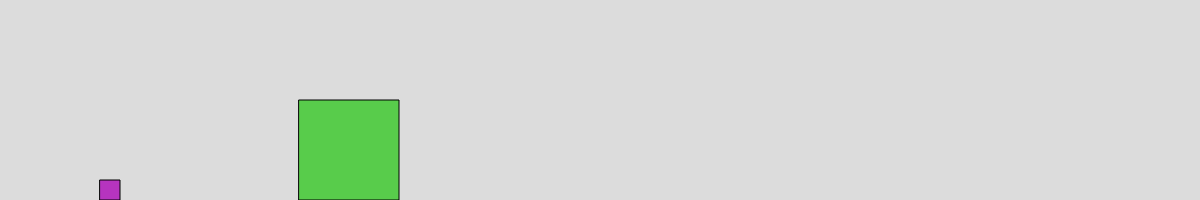
Frame 1 (no input)
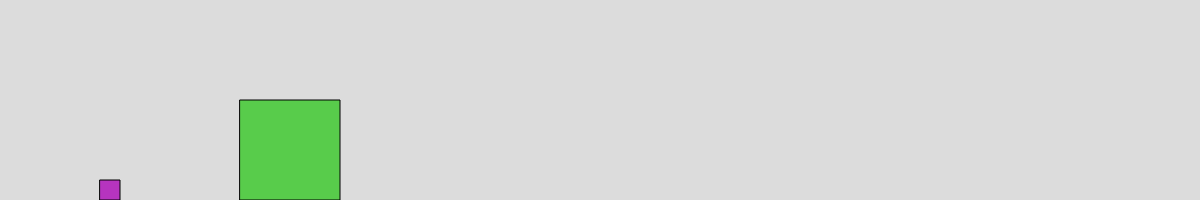
Frame 60 (no input)
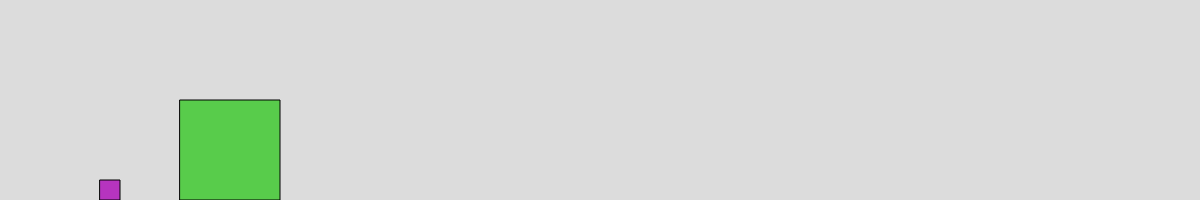
Frame 120 (the mouse pressed at the canvas centre since frame 60)

The p5.js sketch that drew these frames (run headless with seeded random() and noise() and a simulated clock; from frame 60 on, the mouse is pressed at the canvas centre):

// p5.js sketch
// ── sketch.js
let canvas;

let blockImg;
let block1;
let block2;
let count = 0;
let m1 = 1;
let v1 = 0;
let v2 = 1;
let piDigits = 3;
const timeSteps = 1000;

let titleDiv;
let countDiv;
let formulaDiv;
let digitDiv;

let digitSlider;

let newButton;
let pauseButton;

let pause = false;

function setup() {
  canvas = createCanvas(windowWidth, 200);
  canvas.position(0, 50);
  block1 = new Block(100, 20, v1, m1, 0);
  block2 = new Block(300, 100, -v2/timeSteps, pow(m1*100, piDigits-1), 20);

  titleDiv = createDiv("3.14159 with collisions");
  titleDiv.position(10,10);
  titleDiv.style('font-size', '24px');
  titleDiv.style('font-family','Ubuntu, sans-serif');
  titleDiv.style('color',color(51));

  countDiv = createDiv("Collisions: <span style = 'color:rgb(255,0,100);'>" + count + "</span>");
  countDiv.position(10, height + canvas.y + 10);
  countDiv.style('font-size', '24px');
  countDiv.style('font-family','Ubuntu, sans-serif');
  countDiv.style('color',color(51));

  formulaDiv = createDiv("Mass: m1 = m2*100^(pi digits-1)<br>" +
  "Velocity: v'1 = v1*(m1-m2)/(m1+m2) + v2*(2*m2)/(m1+m2)");
  formulaDiv.position(10, height + canvas.y + 40);
  formulaDiv.style('font-size', '16px');
  formulaDiv.style('font-family','Ubuntu, sans-serif');
  formulaDiv.style('color',color(51));

  digitDiv = createDiv("Pi digits: " + piDigits);
  digitDiv.position(10, height + canvas.y + 100);
  digitDiv.style('font-size', '16px');
  digitDiv.style('font-family','Ubuntu, sans-serif');
  digitDiv.style('color',color(51));

  digitSlider = createSlider(1, 6, piDigits, 1);
  digitSlider.position(10, height + canvas.y + 115);

  newButton = createButton("NEW");
  newButton.position(digitSlider.width + digitSlider.x + 10, digitSlider.y);
  newButton.mousePressed(newCollisions);

  pauseButton = createButton("PAUSE");
  pauseButton.position(newButton.width + newButton.x + 10, newButton.y);
  pauseButton.mousePressed(pauseCollisions);
}

function draw() {
    if(!pause){
      background(220);
      for(i = 0; i < timeSteps; i++){
        if(block1.collide(block2)){
          const v1 = block1.bounce(block2);
          const v2 = block2.bounce(block1);
          block1.velocity = v1;
          block2.velocity = v2;
          count++;
          countDiv.html("Collisions: <span style = 'color:rgb(255,0,100);'>" + count + "</span>");
        }
        if(block1.hitWall()){
          block1.reverse();
          count++;
          countDiv.html("Collisions: <span style = 'color:rgb(255,0,100);'>" + count + "</span>");
        }
        block1.update();
        block2.update();
      }
      block1.show();
      block2.show();
    }
    digitDiv.html("Pi digits: " + digitSlider.value());
}

function newCollisions() {
  piDigits = digitSlider.value();
  block1 = new Block(100, 20, v1, m1, 0);
  block2 = new Block(300, 100, -v2/timeSteps, pow(m1*100, piDigits-1), 20);
  count = 0;
  countDiv.html("Collisions: <span style = 'color:rgb(255,0,100);'>" + count + "</span>");
  pause = false;
  pauseButton.style('color',color(51));
}

function pauseCollisions() {
  pause = !pause;
  if(pause){
    pauseButton.style('color',color(255, 0, 100));
  }else{
    pauseButton.style('color',color(51));
  }
}

/*

Div = createDiv("");
Div.position(,);
Div.style('font-size', '16px');
Div.style('font-family','Ubuntu, sans-serif');
Div.style('color',color(51));
// let val = Div.html(); //get
// Div.html(""); //set

Button = createButton("");
Button.position(,);
Button.style('font-size', '16px');
Button.style('font-family','Ubuntu, sans-serif');
Button.style('color',color(51));
Button.mousePressed(function);

Slider = createSlider(1, 3, 2, 1);
Slider.position(,);
// let val = Slider.value(); //get
// Slider.value(int); //set

Input = createInput("");
Input.position(,);
Input.size(50);
Input.value("");
// let val = Input.value(); //get
// Input.value(""); //set

Checkbox = createCheckbox("", boolean);
Checkbox.position(,);
// let val = Checkbox.checked(); //get
// Checkbox.checked(boolean); //set

function keyPressed() {
  if(keyCode === 80){ //P
  }else if(keyCode === 32){ //SPACE
  }else if(keyCode === UP_ARROW){
  }else if (keyCode === DOWN_ARROW){
  }else if (keyCode === LEFT_ARROW){
  }else if (keyCode === RIGHT_ARROW){
  }
}

function mousePressed() {
}
*/

// ── block.js
function Block(x, w, velocity, mass, xmin) {
  this.x = x;
  this.y = height - w;
  this.w = w;
  this.velocity = velocity;
  this.mass = mass;
  this.xmin = xmin;
  this.c = color(floor(random(255)), floor(random(255)), floor(random(255)));

  this.collide = function(block) {
      return !(this.x + this.w < block.x || this.x > block.x + block.w);
  }

  this.bounce = function(block) {
    return ((this.velocity*(this.mass - block.mass) + block.velocity*2*block.mass) / (this.mass+block.mass));
  }

  this.hitWall = function() {
    return (this.x <= 0);
  }

  this.reverse = function() {
     this.velocity *= -1;
  }

  this.update = function() {
    this.x += this.velocity;
  }

  this.show = function() {
    fill(this.c);
    rect(constrain(this.x, this.xmin, width), this.y, this.w, this.w);
  }
}
